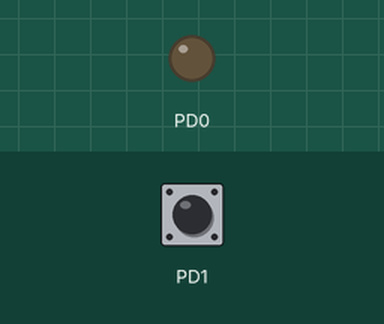
Bench run of a program on a simulated ATmega328P, built with avr-gcc and emulated at 16 MHz. On the bench: output pins drawn as LEDs (lit = HIGH). Dashed ring = blinking. The inputs (shaded band) are chosen by the test bench; at power-on: PD1 HIGH.

Above: at 1.2 s.
1.3 s: PD1 pulled LOW for 3.2 s
At 1.55 s:
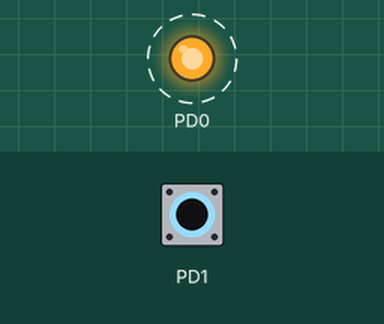
Timing chart, 0 to 8.3 s (numbered marks = the images above; inputs shaded):
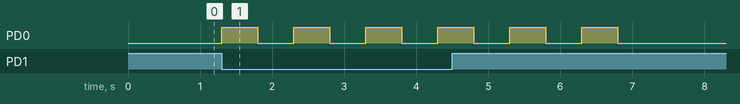

Measured:
- after the input at 1.3 s, PD0: alternates HIGH for 0.50 s and LOW for 0.50 s, 12 changes in all, then stays LOW, starting at once

The program:

main.cpp
```cpp
#define F_CPU 16000000UL

extern "C" {
	#include <avr/io.h>
	#include <util/delay.h>
	#include <stdint.h>
	#include <util/delay.h>
};


void blink(uint16_t number){ // Led wir [number] mal kurz aufleuchten lassen.
	for (uint16_t i=0; i < number; ++i){
		PORTD |= 0b00000001; // LED an
		_delay_ms(500);
		PORTD &= 0b11111110; // LED aus
		_delay_ms(500);
	}
}

void GPIO_Init();


int main(void)
{
	uint16_t counter {0};

	GPIO_Init();

	while (1){
		if (!(PIND & 0b10)) { // wenn taster gedrückt
			++counter;
			blink(counter);
			}
	}
}


void GPIO_Init(){
	DDRD |= 0b00000001;
	PORTD |= 0b00000010;
}
```
